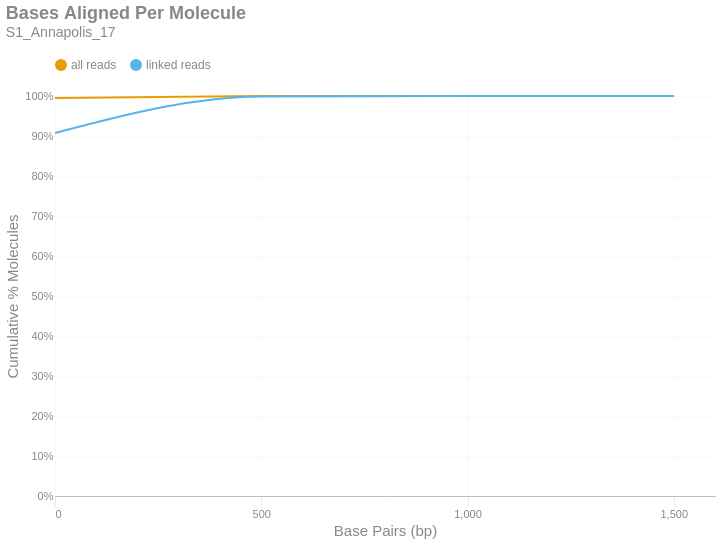

Notebook cell for this chart:
### Markdown cell above
### Bases Aligned Per Molecule
This is a cumulative frequency distribution showing the number of base pairs aligned per unique molecule. These data are shown in 500 bp bins. There are two distributions: one with `all reads` (yellow) and another with only `linked reads` (blue). The percent of molecules in the `linked reads` distribution is relative to the total number of linked molecules.

### Code cell
if SKIPLR:
    print_html(f"Skipped")
else:
    binned_df = consolidated_hist(valids['aligned_bp'], mask, 500, True)
    with SafeRender(binned_df):
        (
            density_plot(binned_df, 'Bases Aligned Per Molecule', samplename, 'basesper')
            .encode(
                x=alt.X('bin:Q', title="Base Pairs (bp)").axis(tickMinStep=500).scale(padding=0),
                y=alt.Y('value:Q', title='Cumulative % Molecules')
                    .axis(format='%')
                    .scale(domain = [0,1])
                    .stack(False),
                color=alt.Color("key:N").scale(domain = ["all reads", "linked reads"]),
                tooltip = [
                    alt.Tooltip("key:N", title = "Data Type"),
                    alt.Tooltip("range_label:N", title="Bases Aligned Per Molecule"),
                    alt.Tooltip("value:Q", format = ".2%", title="% Molecules (Cum.)")
                ]
            )
        ).display()

### Figure 1 — Vega-Lite specification as saved in the notebook (floating-point values rounded to 4 significant figures)
{"width": "container", "height": 400, "config": {"title": {"anchor": "start", "dy": -15, "fontSize": 18, "color": "#888888", "subtitleColor": "#888888", "subtitleFontSize": 14}, "arc": {"fill": "#0072B2"}, "axis": {"domainColor": "#888888", "domainWidth": 0.5, "gridWidth": 0.2, "grid": false, "titleFontWeight": 400, "titleFontSize": 15, "labelFontSize": 11, "labelColor": "#888888", "tickColor": "#888888", "tickWidth": 0.2, "titleColor": "#888888"}, "axisBand": {"grid": false}, "axisX": {"grid": true, "tickSize": 10, "domainCap": "round"}, "axisY": {"domain": false, "grid": true, "tickSize": 0, "domainCap": "round"}, "background": "transparent", "header": {"labelFontSize": 15, "labelColor": "#888888", "titleFontSize": 15, "titleFontWeight": 600, "titleColor": "#888888"}, "legend": {"labelFont": "sans-serif", "labelFontSize": 12, "labelColor": "#888888", "symbolSize": 100, "symbolType": "circle", "titleFontSize": 12, "titlePadding": 10, "titleColor": "#888888", "title": null, "orient": "top"}, "range": {"category": ["#E69F00", "#56B4E9", "#009E73", "#F0E442", "#0072B2", "#D55E00", "#CC79A7", "#000000"], "diverging": ["#cfe8f3", "#a2d4ec", "#73bfe2", "#46abdb", "#1696d2", "#12719e"]}, "area": {"fill": "#0072B2", "fillOpacity": 0.7, "line": true, "strokeOpacity": 0.7}, "line": {"color": "#0072B2", "stroke": "#0072B2", "strokeWidth": 2}, "trail": {"color": "#0072B2", "stroke": "#0072B2", "strokeWidth": 0, "size": 1}, "point": {"filled": true, "fillOpacity": 1.0, "size": 95}, "text": {"color": "#888888", "fontSize": 11, "align": "right", "fontWeight": 400, "size": 11}, "bar": {"fill": "#0072B2", "stroke": null}, "view": {"stroke": null, "continuousWidth": 660, "continuousHeight": 400}}, "data": {"name": "data-3d4bf9d3e9680dfddb225e7964885554"}, "mark": {"type": "line", "interpolate": "monotone", "point": {"opacity": 0, "size": 275}}, "encoding": {"color": {"field": "key", "scale": {"domain": ["all reads", "linked reads"]}, "type": "nominal"}, "tooltip": [{"field": "key", "title": "Data Type", "type": "nominal"}, {"field": "range_label", "title": "Bases Aligned Per Molecule", "type": "nominal"}, {"field": "value", "format": ".2%", "title": "% Molecules (Cum.)", "type": "quantitative"}], "x": {"axis": {"tickMinStep": 500}, "field": "bin", "scale": {"padding": 0}, "title": "Base Pairs (bp)", "type": "quantitative"}, "y": {"axis": {"format": "%"}, "field": "value", "scale": {"domain": [0, 1]}, "stack": false, "title": "Cumulative % Molecules", "type": "quantitative"}}, "params": [{"name": "param_c36ac31b6afebe62", "select": {"type": "point", "fields": ["key"]}, "bind": "legend"}], "title": {"text": "Bases Aligned Per Molecule", "subtitle": "S1_Annapolis_17"}, "transform": [{"fold": ["all reads (cumsum)", "linked reads (cumsum)"]}, {"calculate": "replace(datum.key, ' (cumsum)', '')", "as": "key"}, {"filter": {"param": "param_c36ac31b6afebe62"}}], "usermeta": {"embedOptions": {"downloadFileName": "S1_Annapolis_17.basesper"}}, "$schema": "https://vega.github.io/schema/vega-lite/v6.1.0.json", "datasets": {"data-3d4bf9d3e9680dfddb225e7964885554": [{"bin": "0.0", "interval": "0.0-500.0", "all reads": 0.9952, "linked reads": 0.9073, "all reads (cumsum)": 0.9952, "linked reads (cumsum)": 0.9073, "range_label": "0-499"}, {"bin": "500.0", "interval": "500.0-1000.0", "all reads": 0.004728, "linked reads": 0.0915, "all reads (cumsum)": 0.9999, "linked reads (cumsum)": 0.9988, "range_label": "500-999"}, {"bin": "1000.0", "interval": "1000.0-1500.0", "all reads": 9.727e-05, "linked reads": 0.00117, "all reads (cumsum)": 1.0, "linked reads (cumsum)": 1.0, "range_label": "1000-1499"}, {"bin": "1500.0", "interval": "1500.0-2000.0", "all reads": 2.026e-06, "linked reads": 3.038e-05, "all reads (cumsum)": 1.0, "linked reads (cumsum)": 1.0, "range_label": "1500-1999"}]}}
